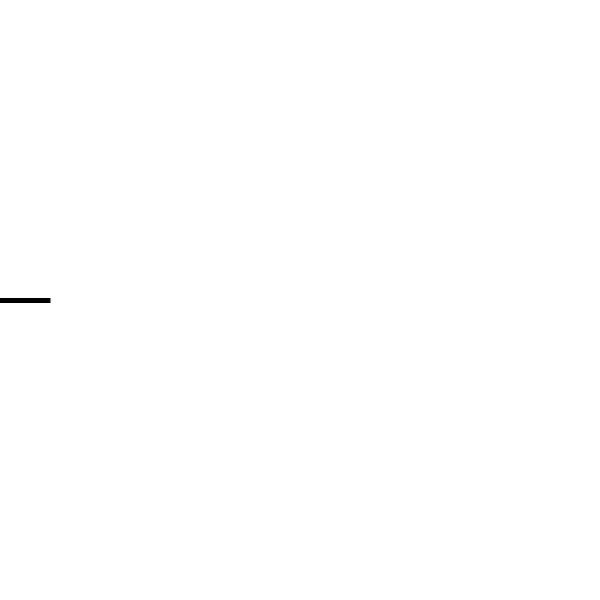
Frame 1 (no input)
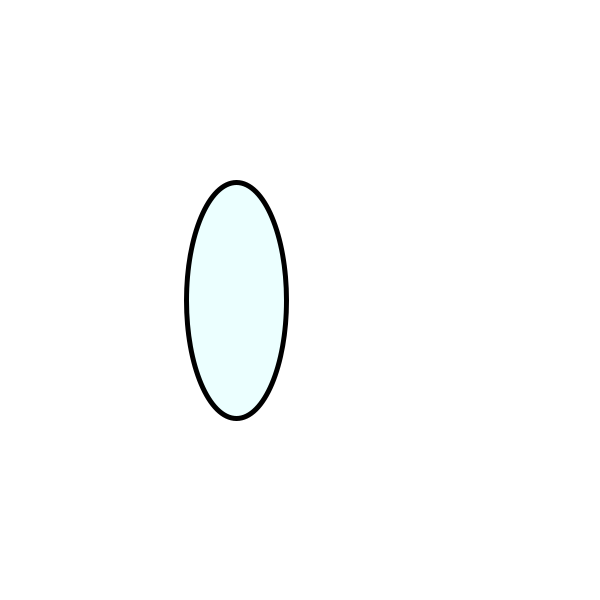
Frame 60 (the mouse pressed at the canvas centre just before this capture)
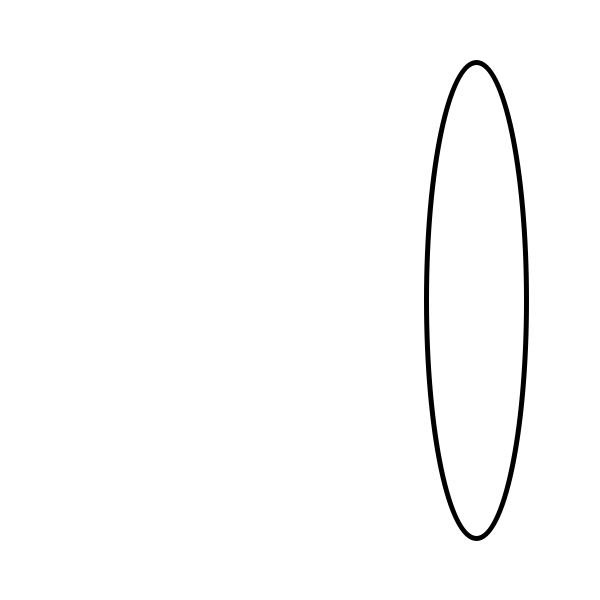
Frame 120 (the mouse held since frame 60 and released just before this capture)

The Processing sketch that drew these frames (run headless with seeded random() and noise(); from frame 60 on, the mouse is pressed at the canvas centre):

// Processing sketch: Animation__3
// ── Animation__3.pde
// Jack Feller
// Tuesday Feb 24
// Animation #3

int x;

void setup () {
  size(600, 600);
  x = 0;
}

void draw() {
  background(255);
  strokeWeight(5);
  fill(x, 255, 255);
  ellipse(x, 300, 100, x);
  x = x + 4;
  if(x>900) {
    x=0;
  }
  
  
}
    
